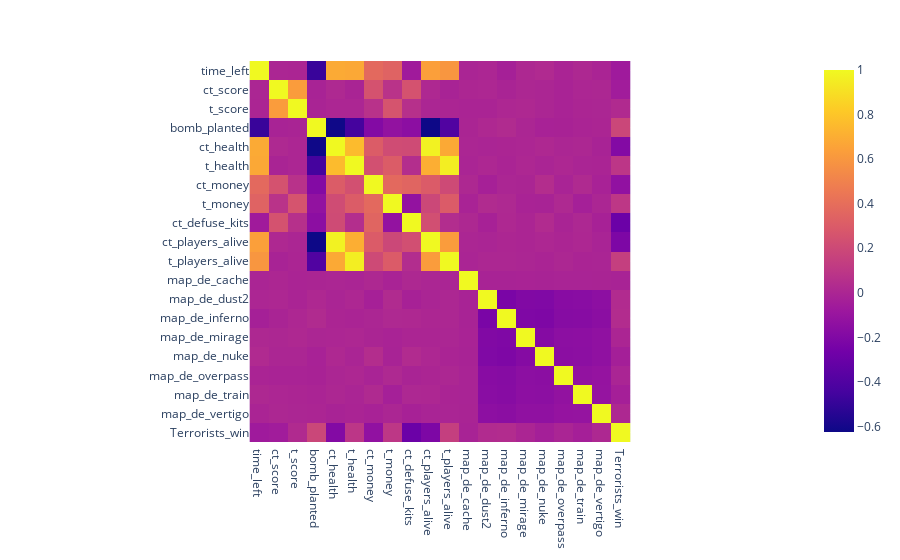

The notebook cell saved with this chart:
### Code cell
import plotly.express as px
px.imshow(csgo_data_df.corr())

### Figure 1 — Plotly figure (JSON) as saved in the notebook; plotly's stock layout.template omitted (floating-point values rounded to 4 significant figures; data arrays with more than 128 entries replaced by an {"elided": "..."} marker saying what was removed)
{"data": [{"coloraxis": "coloraxis", "hovertemplate": "x: %{x}<br>y: %{y}<br>color: %{z}<extra></extra>", "name": "0", "type": "heatmap", "x": ["time_left", "ct_score", "t_score", "bomb_planted", "ct_health", "t_health", "ct_money", "t_money", "ct_defuse_kits", "ct_players_alive", "t_players_alive", "map_de_cache", "map_de_dust2", "map_de_inferno", "map_de_mirage", "map_de_nuke", "map_de_overpass", "map_de_train", "map_de_vertigo", "Terrorists_win"], "xaxis": "x", "y": ["time_left", "ct_score", "t_score", "bomb_planted", "ct_health", "t_health", "ct_money", "t_money", "ct_defuse_kits", "ct_players_alive", "t_players_alive", "map_de_cache", "map_de_dust2", "map_de_inferno", "map_de_mirage", "map_de_nuke", "map_de_overpass", "map_de_train", "map_de_vertigo", "Terrorists_win"], "yaxis": "y", "z": {"elided": "20x20 float values"}}], "layout": {"coloraxis": {"colorscale": [[0, "#0d0887"], [0.1111, "#46039f"], [0.2222, "#7201a8"], [0.3333, "#9c179e"], [0.4444, "#bd3786"], [0.5556, "#d8576b"], [0.6667, "#ed7953"], [0.7778, "#fb9f3a"], [0.8889, "#fdca26"], [1, "#f0f921"]]}, "margin": {"t": 60}, "xaxis": {"anchor": "y", "constrain": "domain", "domain": [0, 1], "scaleanchor": "y"}, "yaxis": {"anchor": "x", "autorange": "reversed", "constrain": "domain", "domain": [0, 1]}}}
